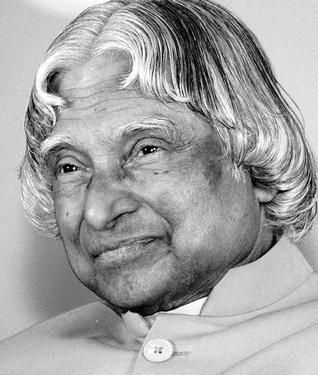
#> input picture sample_data/APJ Abdul Kalam.jpg, 318 x 375 px
$ python -i spatial_detector.py   (imports and definitions only)
#> lines starting #> are read from the running program, lines starting #| are printed output that depends on the picture
#> further down, picture is the input picture: shape (375, 318, 3); min 0, max 255, mean 163.5
"""
modules/image_modality/spatial_detector.py
=========================================
Core Image Spatial Forensics Engine for Person 1 (Image & Spatial AI)
Implements:
1. Error Level Analysis (ELA) - JPEG compression boundary inconsistency
2. 2D Fast Fourier Transform (FFT) - Synthetic grid periodicity analysis
3. Facial Blending & Grad-CAM Heatmap Generation
"""

import io
import os
import cv2
import numpy as np
from PIL import Image, ImageChops, ImageEnhance
from typing import Tuple, List, Dict, Any


# [30 lines left out: function perform_error_level_analysis, not called in this run]


def compute_2d_fft_artifacts(cv2_frame: np.ndarray) -> float:
    """
    Computes 2D FFT spectral residual spike energy.
    GAN upsampling layers (StyleGAN/ProGAN) produce isolated high-frequency periodic grid spikes.
    """
    try:
        gray = cv2.cvtColor(cv2_frame, cv2.COLOR_BGR2GRAY) if len(cv2_frame.shape) == 3 else cv2_frame
        gray = cv2.resize(gray, (512, 512), interpolation=cv2.INTER_AREA)
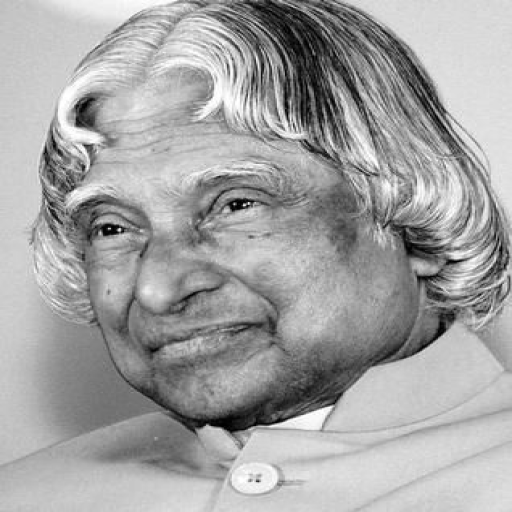
#> gray: shape (512, 512); min 0, max 255, mean 163.5

        f = np.fft.fftshift(np.fft.fft2(gray))
        mag = 20 * np.log(np.abs(f) + 1e-8).astype(np.float32)
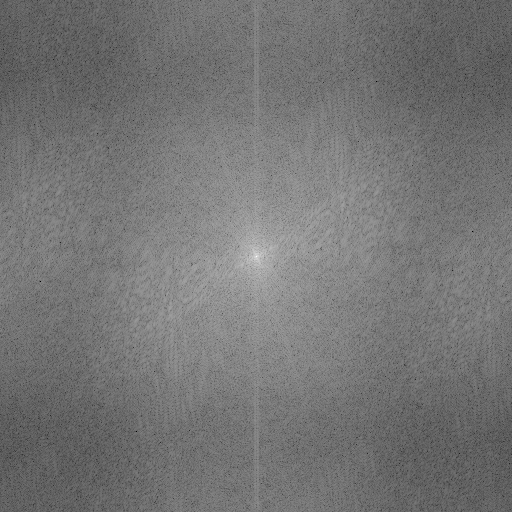
#> mag: shape (512, 512) float32; min -7.76, max 351.5, mean 157.3; drawn with min black and max white

        # Difference between raw spectrum and smooth 5x5 background
        smooth = cv2.boxFilter(mag, -1, (5, 5))
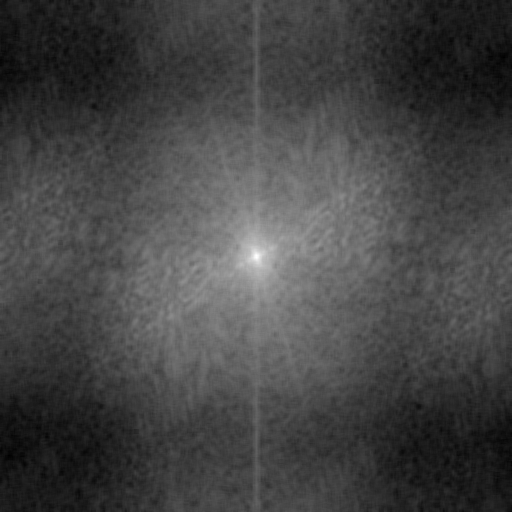
#> smooth: shape (512, 512) float32; min 110.2, max 285.5, mean 157.3; drawn with min black and max white
        diff = np.abs(mag - smooth)
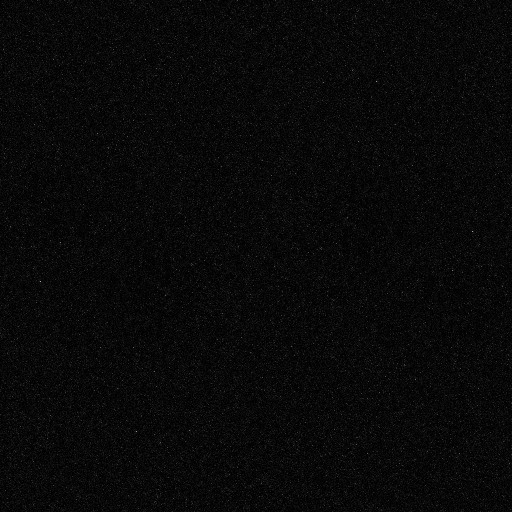
#> diff: shape (512, 512) float32; min 1.53e-05, max 165.8, mean 9.2

        h, w = mag.shape
#> h = 512; w = 512
        cy, cx = h // 2, w // 2
#> cy = 256; cx = 256
        y, x = np.ogrid[:h, :w]
#> y = 512 values from 0 to 511
        mask = (x - cx)**2 + (y - cy)**2 >= 64**2

        spike_energy = float(np.mean(diff[mask]**2))
#> spike_energy = 145.6
        # Natural camera photos: ~145; StyleGAN2 synthetic faces: ~770
        normalized_score = float(np.clip(0.15 + (spike_energy - 150.0) / 650.0 * 0.77, 0.08, 0.94))
#> normalized_score = 0.145
        return normalized_score
    except Exception:
        return 0.15


# [133 lines left out: functions generate_spatial_gradcam, analyze_video_frames, not called in this run]

>>> import cv2
>>> picture = cv2.imread('../../sample_data/APJ Abdul Kalam.jpg')
>>> result = compute_2d_fft_artifacts(picture)
#> result = 0.145

$ run again, on sample_data/image_fake_stylegan2.jpg
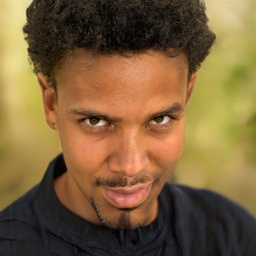
#> input picture sample_data/image_fake_stylegan2.jpg, 256 x 256 px
#> picture is the input picture: shape (256, 256, 3); mean B, G, R 60.2, 97.9, 125.5
#> in compute_2d_fft_artifacts, `smooth = cv2.boxFilter(mag, -1, (5, 5))`:
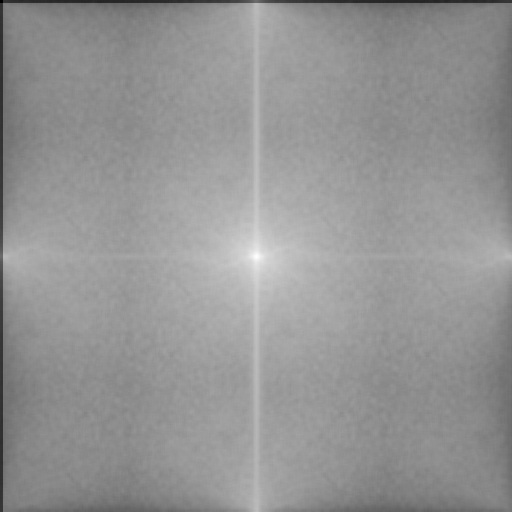
#> smooth: shape (512, 512) float32; min -76.93, max 289.3, mean 136.4; drawn with min black and max white
#> in compute_2d_fft_artifacts, `diff = np.abs(mag - smooth)`:
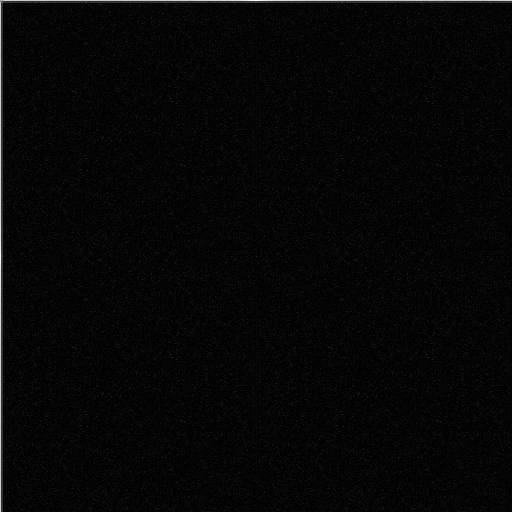
#> diff: shape (512, 512) float32; min 0.000137, max 447.4, mean 11.5; drawn with min black and max white
#> spike_energy = 771.6
#> normalized_score = 0.886
